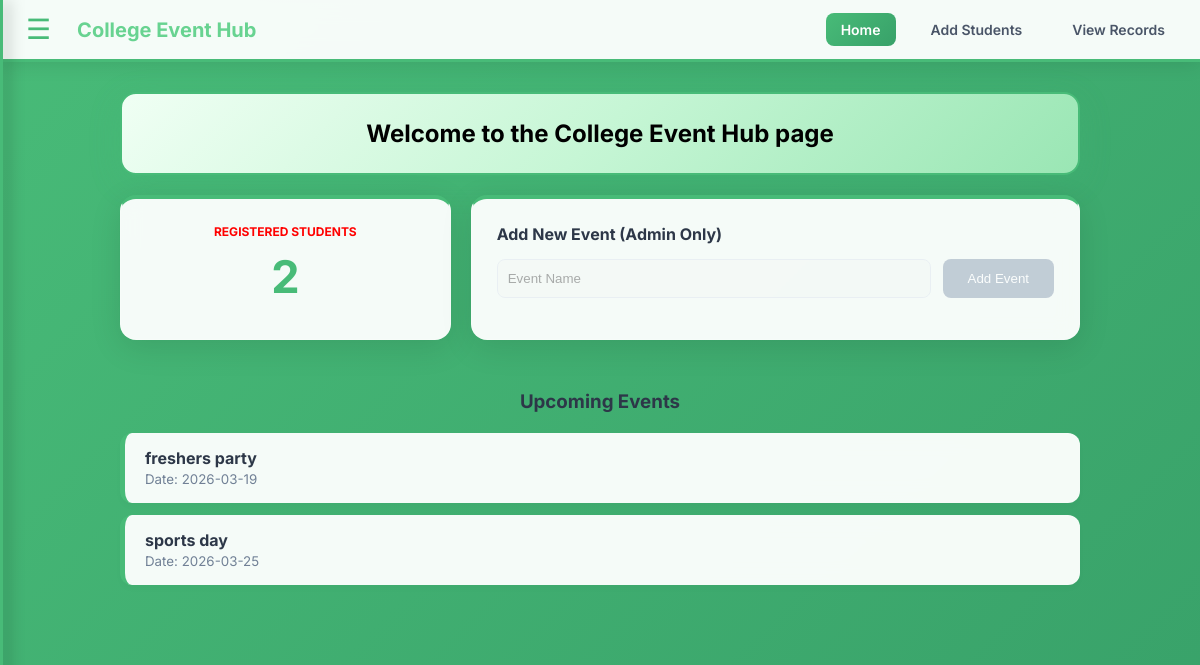
The page / on the database its author committed.
### app.py (models this page shows)
class Event(db.Model):
    id = db.Column(db.Integer, primary_key=True)
    name = db.Column(db.String(100), nullable=False)
    date = db.Column(db.String(20), nullable=False)

### app.py (the view)
@login_required
@app.route('/')
def dashboard():
    all_events = Event.query.all()
    total = Student.query.count()
    return render_template('dashboard.html', events=all_events, total_reg=total)

### app.py (called while the page is built)
@app.after_request
def add_header(response):
    response.headers["Cache-Control"] = "no-cache, no-store, must-revalidate"
    response.headers["Pragma"] = "no-cache"
    response.headers["Expires"] = "0"
    return response

### templates/dashboard.html (shortened to what this page needs)
<!DOCTYPE html>
<html lang="en">
<head>
    <link rel="stylesheet" href="{{ url_for('static', filename='style.css') }}?v=1.1">
</head>
<body>
<div id="mySidebar" class="sidebar">
    <div class="profile-section">
    </div>
    <a href="/">🏠 Dashboard</a>
    <a href="/register">➕ Register Student</a>
    <a href="/students">📋 View Records</a>
    <form method="POST" action="{{ url_for('logout') }}" style="display: block; padding: 0;">
        <button type="submit" style="background: none; border: none; color: #cbd5e0; font-size: 18px; cursor: pointer; transition: 0.3s; padding: 15px 25px; width: 100%; text-align: left; border-left: 4px solid transparent;">🚪 Logout</button>
    </form>
</div>
<nav class="navbar-custom">
    <button class="open-btn" onclick="openNav()">&#9776;</button>
    <span style="font-size: 20px; font-weight: bold; margin-right: auto; color: #68d391;">College Event Hub</span>
    <a href="/" class="active">Home</a>
    <a href="/register">Add Students</a>
    <a href="/students">View Records</a>
</nav>
<div class="container" id="main">
    <div class="dashboard-content">
        <div class="form-card stats-card welcome-card">
            <h3>Welcome to the College Event Hub page</h3>
        </div>
        <div class="flex-row">
            <div class="form-card stats-card">
                <p style="color: red; margin: 0; text-transform: uppercase; font-size: 12px; font-weight: bold;">Registered Students</p>
                <h3>{{ total_reg }}</h3>
            </div>
            <div class="form-card" style="flex: 2;">
                <h4 style="margin:0 0 15px 0; color: #2d3748;">Add New Event (Admin Only)</h4>
                <div style="display: flex; gap: 12px; opacity: 0.6;">
                    <input type="text" placeholder="Event Name" disabled style="flex: 2; padding: 10px; border: 1px solid #e2e8f0; border-radius: 8px;">
                    <button type="button" disabled style="background: #a0aec0; color:white; border:none; padding: 12px 25px; border-radius: 8px;">Add Event</button>
                </div>
            </div>
        </div>
        <h3 style="color: #2d3748; margin-bottom: 20px; text-align: center;">Upcoming Events</h3>
        {% if events %}
            {% for e in events %}
            <div class="event-item">
                <div>
                    <span style="font-weight: bold; font-size: 16px; color: #2d3748;">{{ e.name }}</span><br>
                    <small style="color: #718096;">Date: {{ e.date }}</small>
                </div>
            </div>
            {% endfor %}
        {% else %}
            <p style="color: #a0aec0; text-align: center; margin-top: 30px;">No events found.</p>
        {% endif %}
    </div>
</div>
</body>
</html>

### static/style.css (style rules this page uses)
* { box-sizing: border-box; }
body { font-family: 'Inter', sans-serif; background: linear-gradient(135deg, #48bb78 0%, #38a169 100%); margin: 0; padding: 0; min-height: 100vh; overflow-x: hidden; }
.navbar-custom { background: rgba(255, 255, 255, 0.95); backdrop-filter: blur(10px); padding: 1rem 2rem; display: flex; align-items: center; justify-content: flex-start; gap: 20px; box-shadow: 0 2px 20px rgba(0,0,0,0.1); border-bottom: 3px solid #48bb78; }
.navbar-custom a { color: #4a5568; text-decoration: none; padding: 10px 15px; font-size: 14px; font-weight: 600; border-radius: 8px; transition: all 0.3s ease; }
.navbar-custom a:hover, .navbar-custom a.active { background: linear-gradient(135deg, #48bb78 0%, #38a169 100%); color: white; }
.sidebar { position: fixed; top: 0; left: -285px; width: 280px; height: 100vh; background: rgba(26, 32, 44, 0.98); transition: all 0.4s ease-in-out; z-index: 10000; padding-top: 20px; box-shadow: 4px 0 15px rgba(0,0,0,0.5); border-right: 3px solid #48bb78; }
.sidebar a { display: block; padding: 15px 25px; color: #cbd5e0; text-decoration: none; font-size: 16px; transition: 0.3s; border-left: 4px solid transparent; }
.profile-section { padding: 20px; text-align: center; border-bottom: 1px solid rgba(74, 85, 104, 0.5); margin-bottom: 10px; }
.container { padding: 40px; max-width: 1000px; margin: auto; }
.form-card { background: white; border-radius: 16px; padding: 25px; margin-bottom: 20px; border-top: 4px solid #48bb78; box-shadow: 0 8px 32px rgba(0,0,0,0.1); }

### templates/dashboard.html (style rules this page uses)
body { font-family: 'Inter', sans-serif; background: linear-gradient(135deg, #48bb78 0%, #38a169 100%); margin: 0; padding: 0; min-height: 100vh; transition: 0.4s; }
.navbar-custom { background: rgba(255, 255, 255, 0.95); backdrop-filter: blur(10px); padding: 12px 20px; display: flex; align-items: center; gap: 20px; color: white; position: sticky; top: 0; z-index: 100; box-shadow: 0 2px 20px rgba(0,0,0,0.1); border-bottom: 3px solid #48bb78; }
.navbar-custom a { color: #4a5568; text-decoration: none; font-weight: 600; padding: 8px 15px; border-radius: 8px; transition: all 0.3s ease; }
.navbar-custom a.active { background: linear-gradient(135deg, #48bb78 0%, #38a169 100%); color: white; }
.sidebar { height: 100%; width: 0; position: fixed; z-index: 1001; top: 0; left: 0; background: rgba(26, 32, 44, 0.95); backdrop-filter: blur(10px); overflow-x: hidden; transition: 0.4s; padding-top: 60px; box-shadow: 4px 0 15px rgba(0,0,0,0.5); border-right: 3px solid #48bb78; }
.sidebar a { padding: 15px 25px; text-decoration: none; font-size: 18px; color: #cbd5e0; display: block; transition: 0.3s; border-left: 4px solid transparent; }
.profile-section { padding: 20px; text-align: center; border-bottom: 1px solid rgba(74, 85, 104, 0.5); margin-bottom: 20px; }
.container { max-width: 1000px; margin: 30px auto; padding: 0 20px; }
.flex-row { display: flex; gap: 20px; margin-bottom: 30px; }
.form-card { background: rgba(255, 255, 255, 0.95); backdrop-filter: blur(10px); padding: 25px; border-radius: 16px; box-shadow: 0 8px 32px rgba(0,0,0,0.1); flex: 1; border: 1px solid rgba(255, 255, 255, 0.2); border-top: 4px solid #48bb78; transition: all 0.3s ease; }
.stats-card { text-align: center; }
.stats-card h3 { font-size: 45px; color: #48bb78; margin: 10px 0; font-weight: 700; }
.open-btn { font-size: 28px; cursor: pointer; background: none; border: none; color: #48bb78; display: flex; align-items: center; }
.event-item { background: rgba(255, 255, 255, 0.95); backdrop-filter: blur(10px); padding: 15px 20px; margin-bottom: 12px; border-radius: 12px; display: flex; justify-content: space-between; align-items: center; box-shadow: 0 4px 6px rgba(0,0,0,0.02); border-left: 5px solid #48bb78; transition: all 0.3s ease; }
h3 { color: #2d3748; font-weight: 700; }
.welcome-card { background: linear-gradient(135deg, #f0fff4 0%, #c6f6d5 50%, #9ae6b4 100%); color: black; border: 2px solid #48bb78; box-shadow: 0 8px 32px rgba(72, 187, 120, 0.2); }
.welcome-card h3 { font-size: 24px; font-weight: bold; margin: 0; color: black; }

### rows shown on the page
Event: name "freshers party", date "2026-03-19"
Event: name "sports day", date "2026-03-25"

### other values the page prints
{{ total_reg }} "2"
